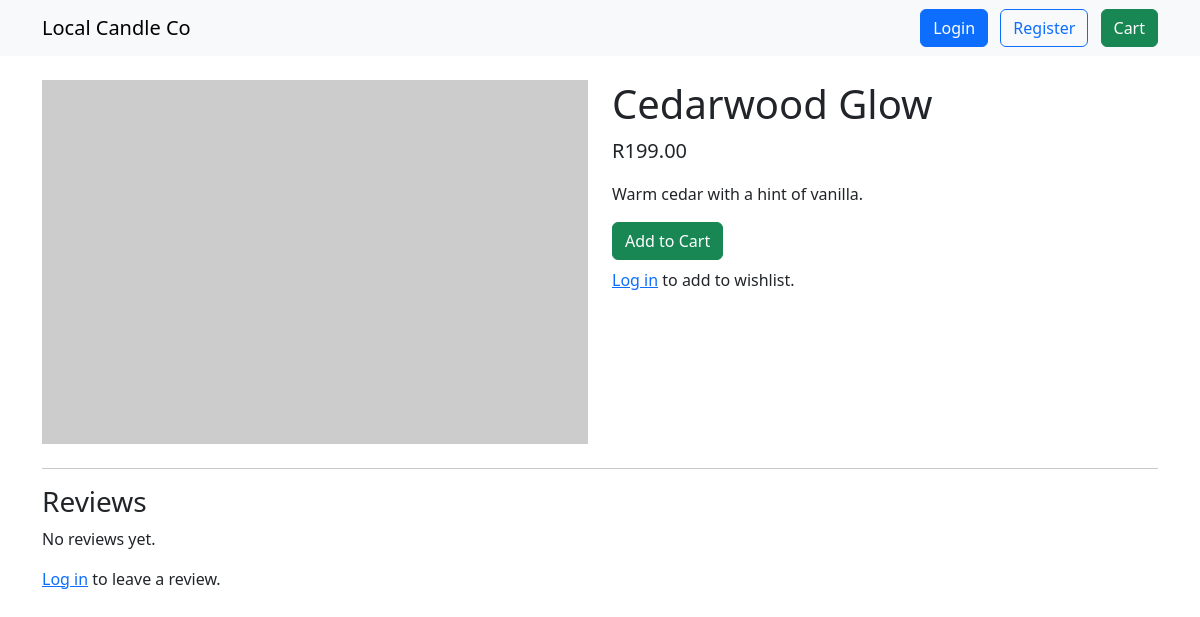
Page /p/cedarwood-glow/ on the committed database.
### products/models.py (models this page shows, shortened)
class Product(models.Model):
    name = models.CharField(max_length=120)
    slug = models.SlugField(unique=True)
    description = models.TextField()
    price = models.DecimalField(max_digits=8, decimal_places=2)
    image_url = models.URLField(blank=True)
    is_active = models.BooleanField(default=True)
    created_at = models.DateTimeField(auto_now_add=True)
    class Meta: ordering = ['name']

### products/views.py (the view, shortened to what this page needs)
# urls.py: path('p/<slug:slug>/', views.product_detail, name='detail'),
def product_detail(request, slug):
    product = get_object_or_404(Product, slug=slug, is_active=True)
    form = None
    reviews = product.reviews.all()
    return render(request, 'products/detail.html', {'product': product, 'reviews': reviews, 'form': form})

### templates/products/detail.html (shortened to what this page needs)
{% extends 'base.html' %}
{% block content %}
  <div class="row mb-4">
    <div class="col-md-6">
      <img src="{{ product.image_url }}" class="img-fluid" alt="{{ product.name }}">
    </div>
    <div class="col-md-6">
      <h1>{{ product.name }}</h1>
      <p class="lead">R{{ product.price }}</p>
      <p>{{ product.description }}</p>
      <a class="btn btn-success" href="{% url 'checkout:cart_add' product.id %}">Add to Cart</a>
      {% if user.is_authenticated %}
        <a class="btn btn-outline-secondary ms-2" href="{% url 'accounts:wishlist_add' product.id %}">
          Add to Wishlist
        </a>
      {% else %}
        <p class="mt-2"><a href="/accounts/login/">Log in</a> to add to wishlist.</p>
      {% endif %}
    </div>
  </div>
  <hr>
  <h3>Reviews</h3>
  {% for r in reviews %}
    <div class="mb-3">
      <strong>{{ r.author.username }}</strong> — {{ r.rating }}/5<br>
      {{ r.comment }}
    </div>
  {% empty %}
    <p>No reviews yet.</p>
  {% endfor %}
  {% if user.is_authenticated %}
    <h4 class="mt-4">Your review</h4>
    <form method="post">
      {% csrf_token %}
      {{ form.as_p }}
      <button class="btn btn-primary">Save review</button>
    </form>
  {% else %}
    <p class="mt-3"><a href="/accounts/login/">Log in</a> to leave a review.</p>
  {% endif %}
{% endblock %}

### rows in the picture
Product: name "Cedarwood Glow", price "199.00", description "Warm cedar with a hint of vanilla."
